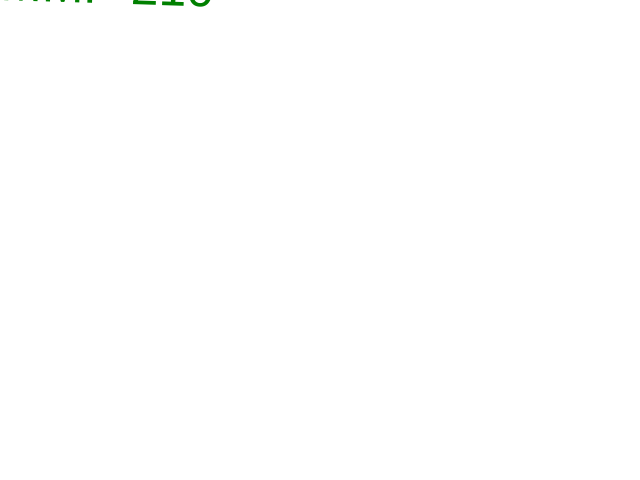
Frame 1 (no input)
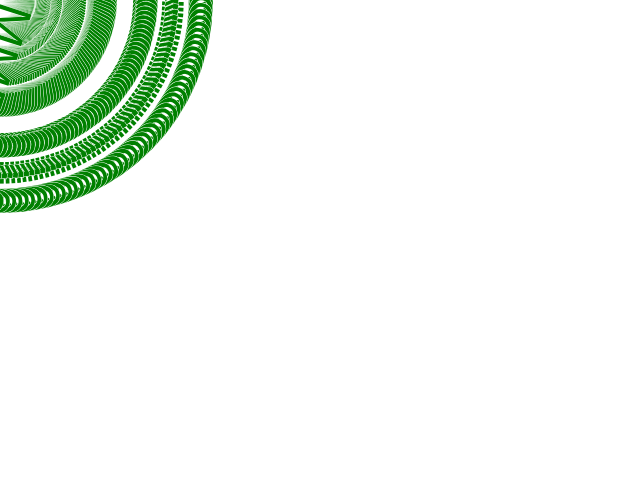
Frame 60 (no input)
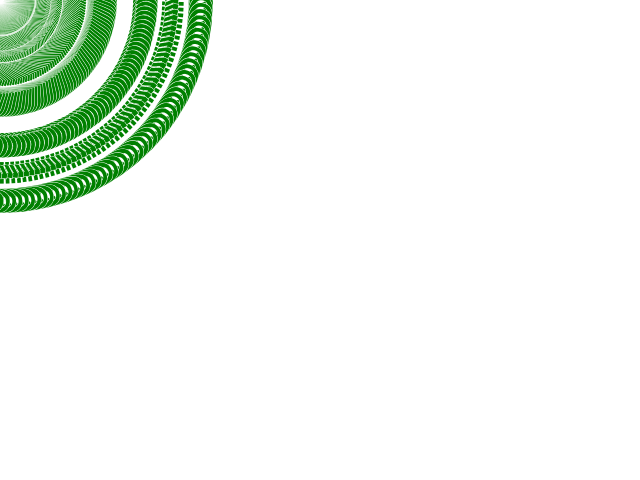
Frame 120 (the mouse pressed at the canvas centre since frame 60)

The p5.js sketch that drew these frames (run headless with seeded random() and noise() and a simulated clock; from frame 60 on, the mouse is pressed at the canvas centre):

// p5.js sketch
// ── sketch.js
function setup() {
    createCanvas(640, 480);
    background("white");
    translate(width/2, height/2);
}
function draw() {
    rotate(PI*frameCount/100);
    textSize(50);
    stroke("white");
    fill("green");
    text("MMP 210", 0, 0);
}
